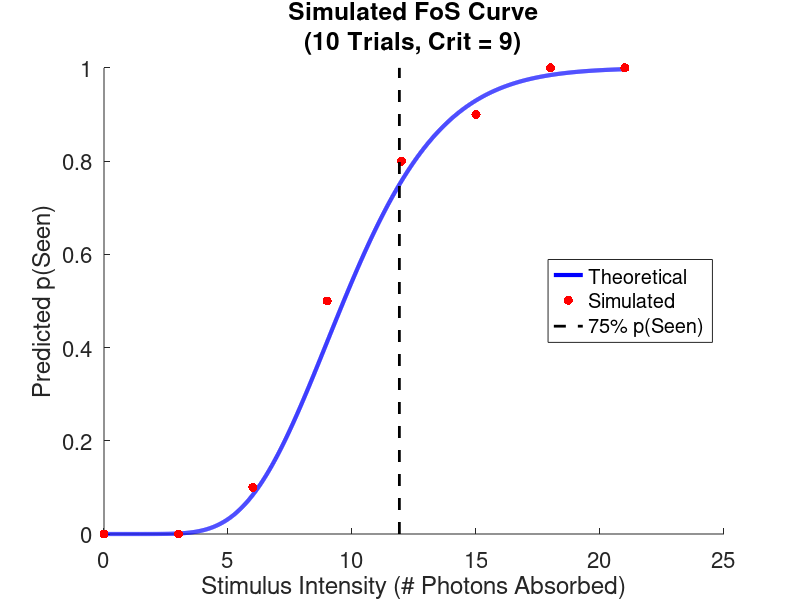

Recreate this plot in MATLAB.
function assignment3

%% FREQUENCY OF SEEING (Pt1)
% Predict a frequency of seeing curve based on a simple model
% Assumptions of the model:
%  - yes = absorptions>crit no = absorptions<crit
%  - Num photons is Poisson distributed
clear all; close all

%% Model setup:
% Data
stimIntensity = [0:3:21];

% Parameters
detectThresh = 9;
nTrials = 10;


%% Simulated FoS Curve
% For each stimulus intensity:
for i = 1:length(stimIntensity)
    % For each trial:
    for j = 1:nTrials
        % Does rand Poiss. sample at intensity level exceed detection threshold?
        simResponse(i,j) = poissrnd(stimIntensity(i)) > ...
            detectThresh;
    end
end


%% Theoretical FoS Curve
% Do a fine-grain simulation of the curve:
stimLevel = [0:.01:21];
for i = 1:length(stimLevel)
    pSeeing(i) = 1 - poisscdf(detectThresh, stimLevel(i));
end


%% Find 75% Threshold
[minVal, ind] = min(abs(pSeeing-.75));


%% Plot
hold on
set(gca,'FontSize',16)
h(1) = plot(stimLevel,pSeeing,'b','LineWidth',3);
h(2) = plot(stimIntensity,mean(simResponse,2),'.r','MarkerSize',20);
h(3) = plot(repmat(stimLevel(ind),1,2), [0 max(ylim)],'--k','LineWidth',2);
title(sprintf('Simulated FoS Curve\n(%02d Trials, Crit = %d)',nTrials, ...
              detectThresh));
xlabel('Stimulus Intensity (# Photons Absorbed)');
ylabel('Predicted p(Seen)');
legend(h,'Theoretical','Simulated','75% p(Seen)','Location', ...
       'East');
hold off
print -painters -dpdf -r300 assignment3.pdf

return



        
        

